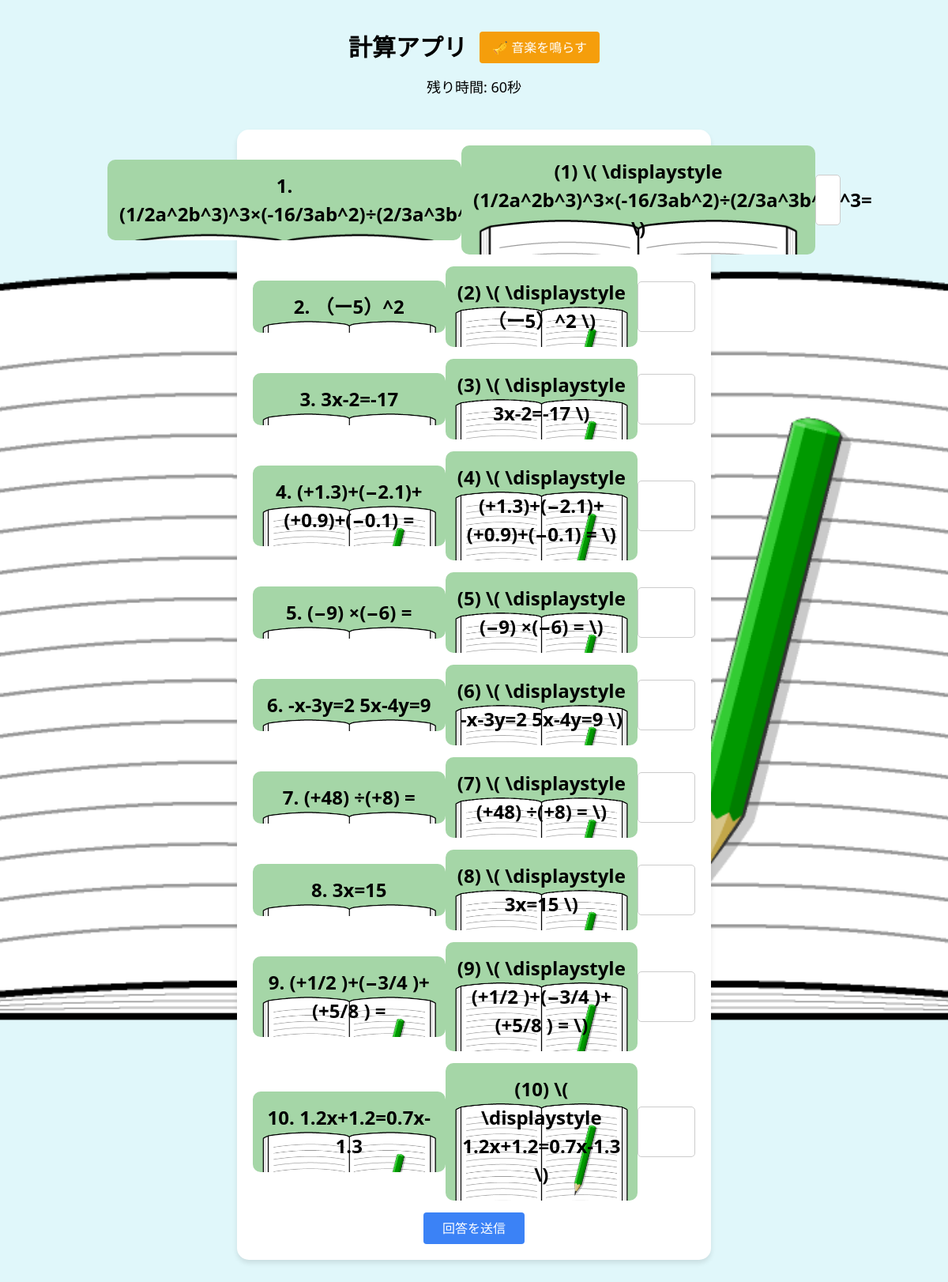
The app's page /quiz/ with its own data.
### mathquiz/models.py (models this page shows, shortened)
class Question(models.Model):
    text = models.TextField(
        verbose_name="問題文",
        help_text="MathJaxを用いた数式を使用できます。"
    )
    correct_answer = models.TextField(
        verbose_name="正答",
        help_text="複数の正答をカンマ区切りで入力できます（例: √2, 1/2, ∞）。"
    )
    explanation = models.TextField(
        verbose_name="解説",
        blank=True,
        help_text="解説を文章、数式、画像リンク、または埋め込み動画として記述できます。"
    )
    algebra_expression = models.TextField(
        verbose_name="数式表現",
        blank=True,
        null=True,  # NULL値を許可
        help_text="問題に関連する数式を記述します（例: Σ, √, lim）。"
    )
    root_value = models.TextField(
        verbose_name="解の値",
        blank=True,
        help_text="複数解がある場合はカンマ区切りで入力します（例: 1, -1, √2）。"
    )
    category = models.ForeignKey(
        Category,
        verbose_name="カテゴリ",
        on_delete=models.CASCADE,
        help_text="この問題が属するカテゴリを選択してください。"
    )
    class Meta:
        verbose_name = "登録した問題"
        verbose_name_plural = "登録した問題"

### mathquiz/views.py (the view)
# urls.py: path('quiz/', views.quiz_view, name='quiz'),  # 問題画面を表示するURL
def quiz_view(request):
    if request.method == 'GET':  # GETリクエストの場合
        questions = list(Question.objects.all())  # 全ての問題を取得
        num_questions = 10
        selected_questions = random.sample(questions, min(num_questions, len(questions)))  # ランダムに10問選択
        return render(request, 'mathquiz/quiz.html', {'questions': selected_questions})
    return redirect('quiz')

### mathquiz/templates/mathquiz/quiz.html (shortened to what this page needs)
{% load static %}
<!DOCTYPE html>
<html lang="ja">
<head>
    <link rel="stylesheet" href="https://cdn.jsdelivr.net/npm/tailwindcss@2.2.19/dist/tailwind.min.css">
</head>
<body>
    <div class="flex justify-center items-center mt-10">
        <h1 class="text-3xl font-bold">計算アプリ</h1>
        <button onclick="playMusic()" class="ml-4 bg-yellow-500 text-white px-4 py-2 rounded hover:bg-yellow-600">🎺 音楽を鳴らす</button>
    </div>
    <div id="timer" class="text-center text-lg mt-4">残り時間: 60秒</div>
    <div class="quiz-container">
        <form method="post">
            {% for question in questions %}
                <div class="question-container">
                    <p class="question">{{ forloop.counter }}. {{ question.text }}</p>
                    <p class="question">({{ forloop.counter }}) \( \displaystyle {{ question.text }} \)</p>
                    <input type="number" name="answer_{{ forloop.counter0 }}">
                </div>
            {% endfor %}
            <button type="submit" class="bg-blue-500 text-white px-6 py-2 rounded hover:bg-blue-600">回答を送信</button>
        </form>
    </div>
</body>
</html>

### records on screen
Question: text "(1/2a^2b^3)^3×(-16/3ab^2)÷(2/3a^3b^2)^3="
Question: text "（ー5）^2"
Question: text "3x-2=-17"
Question: text "(+1.3)+(−2.1)+(+0.9)+(−0.1) ="
Question: text "(−9) ×(−6) ="
Question: text "-x-3y=2 5x-4y=9"
Question: text "(+48) ÷(+8) ="
Question: text "3x=15"
Question: text "(+1/2 )+(−3/4 )+(+5/8 ) ="
Question: text "1.2x+1.2=0.7x-1.3"
